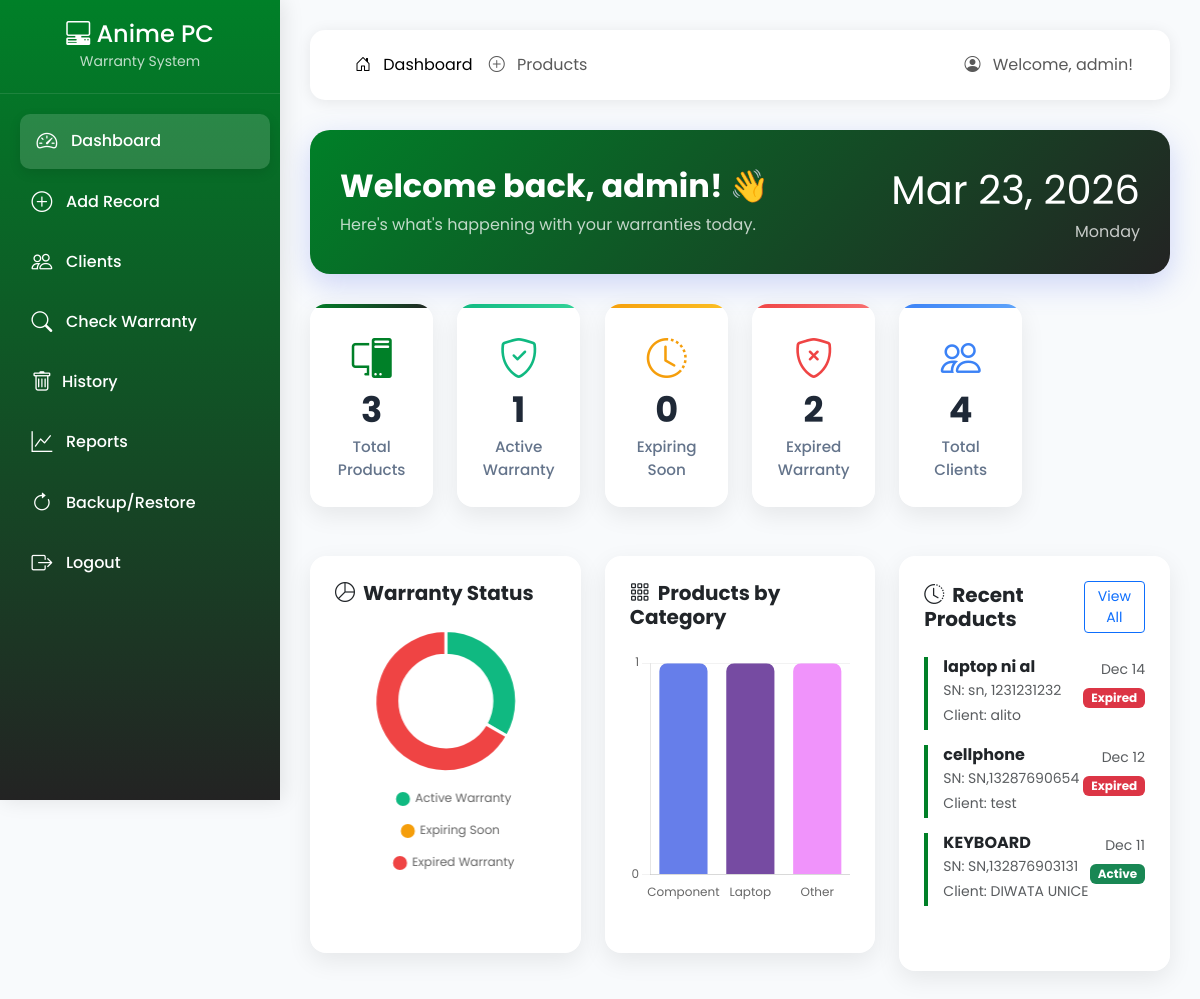
The page /dashboard.php (signed in) on the database as committed earlier.
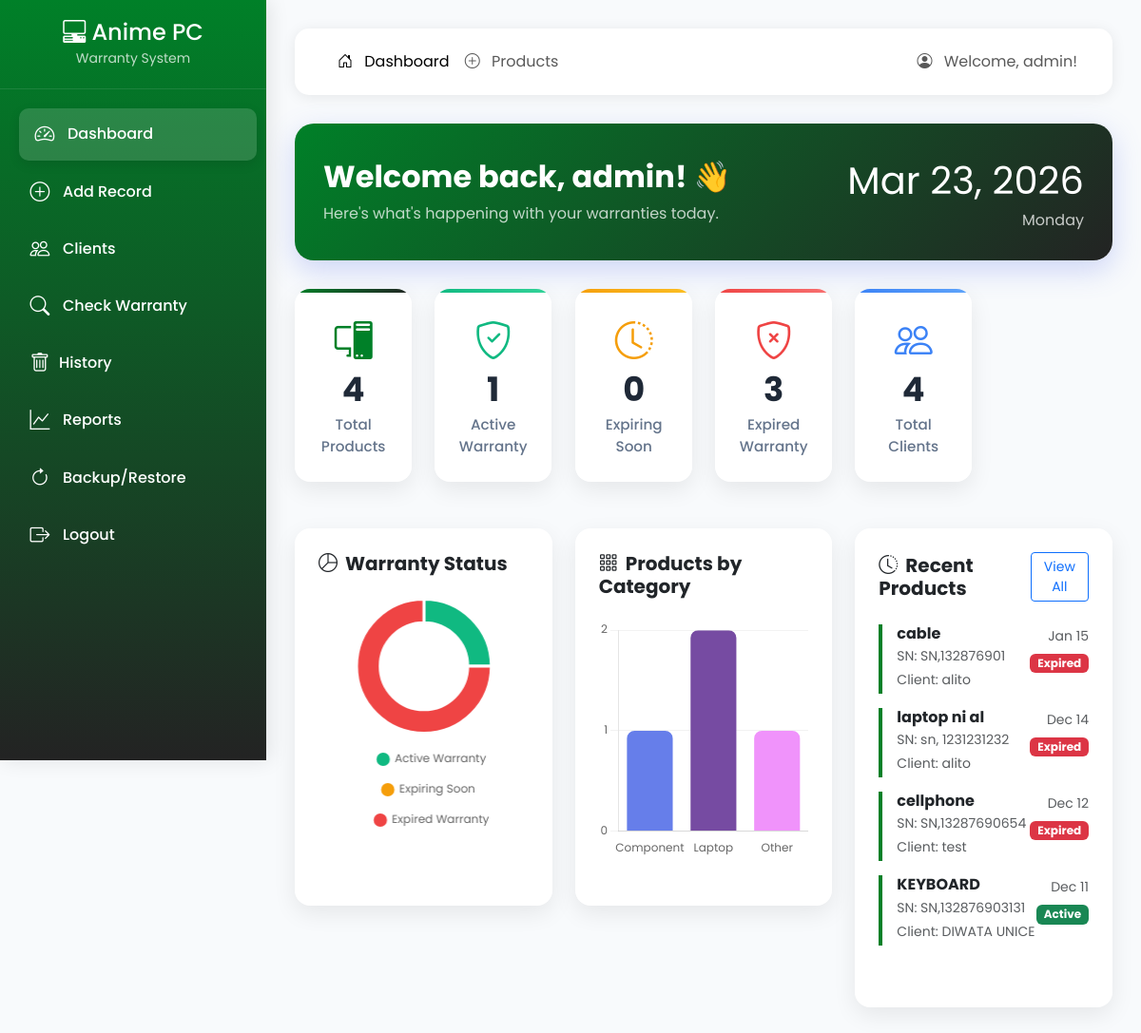
The same page on the database as committed later.
### tables this page shows
CREATE TABLE `products` (
  `id` int(11) NOT NULL AUTO_INCREMENT,
  `product_name` varchar(255) NOT NULL,
  `serial_number` varchar(100) NOT NULL,
  `category` varchar(100) DEFAULT NULL,
  `purchase_date` date NOT NULL,
  `warranty_period` int(11) NOT NULL,
  `warranty_end_date` date NOT NULL,
  `client_id` int(11) DEFAULT NULL,
  `image_path` varchar(500) DEFAULT NULL,
  `status` enum('active','expired','void') DEFAULT 'active',
  `notes` text DEFAULT NULL,
  `created_at` timestamp NOT NULL DEFAULT current_timestamp(),
  `updated_at` timestamp NOT NULL DEFAULT current_timestamp() ON UPDATE current_timestamp(),
  PRIMARY KEY (`id`),
  UNIQUE KEY `serial_number` (`serial_number`),
  KEY `client_id` (`client_id`),
  CONSTRAINT `products_ibfk_1` FOREIGN KEY (`client_id`) REFERENCES `clients` (`id`) ON DELETE SET NULL
);

CREATE TABLE `clients` (
  `id` int(11) NOT NULL AUTO_INCREMENT,
  `client_name` varchar(255) NOT NULL,
  `email` varchar(255) DEFAULT NULL,
  `phone` varchar(20) DEFAULT NULL,
  `address` text DEFAULT NULL,
  `company` varchar(255) DEFAULT NULL,
  `created_at` timestamp NOT NULL DEFAULT current_timestamp(),
  `updated_at` timestamp NOT NULL DEFAULT current_timestamp() ON UPDATE current_timestamp(),
  PRIMARY KEY (`id`)
);

### Config.php (called while the page is built, shortened)
<?php
function getWarrantyStatus($warranty_end_date, $status) {
    $endDate = new DateTime($warranty_end_date);
    $today = new DateTime();
    if ($status == 'void') {
        return ['status' => 'void', 'class' => 'secondary', 'text' => 'Void'];
    } elseif ($endDate < $today || $status == 'expired') {
        return ['status' => 'expired', 'class' => 'danger', 'text' => 'Expired'];
    } elseif ($endDate <= (new DateTime())->modify('+30 days')) {
        return ['status' => 'expiring_soon', 'class' => 'warning', 'text' => 'Expiring Soon'];
    } else {
        return ['status' => 'active', 'class' => 'success', 'text' => 'Active'];
    }
}
?>

### Dashboard.php (the view, shortened to what this page needs)
<?php
include 'config.php';
$totalProducts = $pdo->query("SELECT COUNT(*) FROM products")->fetchColumn();
$activeWarranty = $pdo->query("SELECT COUNT(*) FROM products WHERE warranty_end_date >= CURDATE() AND status = 'active'")->fetchColumn();
$expiredWarranty = $pdo->query("SELECT COUNT(*) FROM products WHERE warranty_end_date < CURDATE() OR status = 'expired'")->fetchColumn();
$expiringSoon = $pdo->query("SELECT COUNT(*) FROM products WHERE warranty_end_date BETWEEN CURDATE() AND DATE_ADD(CURDATE(), INTERVAL 30 DAY) AND status = 'active'")->fetchColumn();
$totalClients = $pdo->query("SELECT COUNT(*) FROM clients")->fetchColumn();
$recentProducts = $pdo->query("
    SELECT p.*, c.client_name
    FROM products p
    LEFT JOIN clients c ON p.client_id = c.id
    ORDER BY p.created_at DESC LIMIT 5
")->fetchAll();
$warrantyStatusData = $pdo->query("
    SELECT
        SUM(CASE WHEN warranty_end_date >= CURDATE() AND status = 'active' THEN 1 ELSE 0 END) as active,
        SUM(CASE WHEN warranty_end_date < CURDATE() OR status = 'expired' THEN 1 ELSE 0 END) as expired,
        SUM(CASE WHEN warranty_end_date BETWEEN CURDATE() AND DATE_ADD(CURDATE(), INTERVAL 30 DAY) AND status = 'active' THEN 1 ELSE 0 END) as expiring_soon
    FROM products
")->fetch();
$categoryData = $pdo->query("
    SELECT category, COUNT(*) as count
    FROM products
    WHERE category IS NOT NULL AND category != ''
    GROUP BY category
")->fetchAll();
?>
<!DOCTYPE html>
<html lang="en">
<head>
    <link href="https://cdn.jsdelivr.net/npm/bootstrap@5.3.0-alpha1/dist/css/bootstrap.min.css" rel="stylesheet">
    <link rel="stylesheet" href="https://cdn.jsdelivr.net/npm/bootstrap-icons@1.11.0/font/bootstrap-icons.css">
    <link rel="stylesheet" href="dash.css">
</head>
<body class="no-navigation">
    <div class="sidebar">
        <div class="sidebar-brand">
            <h4 class="mb-0"><i class="bi bi-pc-display-horizontal"></i> <span>Anime PC</span></h4>
            <small class="opacity-75">Warranty System</small>
        </div>
        <ul class="sidebar-nav">
            <li><a href="dashboard.php" class="active"><i class="bi bi-speedometer2"></i> <span>Dashboard</span></a></li>
            <li><a href="products.php"><i class="bi bi-plus-circle"></i> <span>Add Record</span></a></li>
            <li><a href="clients.php"><i class="bi bi-people"></i> <span>Clients</span></a></li>
            <li><a href="warranty.php"><i class="bi bi-search"></i> <span>Check Warranty</span></a></li>
                            <li><a href="history.php"><i class="bi bi-trash me-2  "></i> <span>History</span></a></li>
            <li><a href="reports.php"><i class="bi bi-graph-up"></i> <span>Reports</span></a></li>
            <li><a href="backup.php"><i class="bi bi-arrow-clockwise"></i> <span>Backup/Restore</span></a></li>
            <li><a class="logout-link" onclick="confirmLogout()"><i class="bi bi-box-arrow-right"></i> <span>Logout</span></a></li>
        </ul>
    </div>
    <div class="main-content">
        <nav class="navbar navbar-expand-lg navbar-light navbar-custom">
            <div class="container-fluid">
                <div class="collapse navbar-collapse" id="navbarNav">
                    <ul class="navbar-nav me-auto">
                        <li class="nav-item">
                            <a class="nav-link active" href="#"><i class="bi bi-house-door me-2"></i> Dashboard</a>
                        </li>
                        <li class="nav-item">
                            <a class="nav-link" href="products.php"><i class="bi bi-plus-circle me-2"></i> Products</a>
                        </li>
                    </ul>
                    <span class="navbar-text">
                        <i class="bi bi-person-circle me-2"></i> Welcome, <?php echo htmlspecialchars($_SESSION['username']); ?>!
                    </span>
                </div>
            </div>
        </nav>
        <div class="welcome-card">
            <div class="row align-items-center">
                <div class="col-md-8">
                    <h2 class="fw-bold mb-2">Welcome back, <?php echo htmlspecialchars($_SESSION['username']); ?>! 👋</h2>
                    <p class="mb-0 opacity-75">Here's what's happening with your warranties today.</p>
                </div>
                <div class="col-md-4 text-end">
                    <div class="fs-1"><?php echo date('M j, Y'); ?></div>
                    <div class="opacity-75"><?php echo date('l'); ?></div>
                </div>
            </div>
        </div>
        <div class="row mb-4">
            <div class="col-xl-2 col-md-4 col-sm-6">
                <div class="stat-card primary">
                    <i class="bi bi-pc-display"></i>
                    <h3><?php echo $totalProducts; ?></h3>
                    <p>Total Products</p>
                </div>
            </div>
            <div class="col-xl-2 col-md-4 col-sm-6">
                <div class="stat-card success">
                    <i class="bi bi-shield-check"></i>
                    <h3><?php echo $activeWarranty; ?></h3>
                    <p>Active Warranty</p>
                </div>
            </div>
            <div class="col-xl-2 col-md-4 col-sm-6">
                <div class="stat-card warning">
                    <i class="bi bi-clock-history"></i>
                    <h3><?php echo $expiringSoon; ?></h3>
                    <p>Expiring Soon</p>
                </div>
            </div>
            <div class="col-xl-2 col-md-4 col-sm-6">
                <div class="stat-card danger">
                    <i class="bi bi-shield-x"></i>
                    <h3><?php echo $expiredWarranty; ?></h3>
                    <p>Expired Warranty</p>
                </div>
            </div>
            <div class="col-xl-2 col-md-4 col-sm-6">
                <div class="stat-card info">
                    <i class="bi bi-people"></i>
                    <h3><?php echo $totalClients; ?></h3>
                    <p>Total Clients</p>
                </div>
            </div>
        </div>
        <div class="row">
            <div class="col-lg-8">
                <div class="row">
                    <div class="col-md-6">
                        <div class="chart-container">
                            <h5 class="fw-bold mb-4 text-dark"><i class="bi bi-pie-chart me-2"></i>Warranty Status</h5>
                            <div class="chart-wrapper">
                                <?php if ($warrantyStatusData['active'] + $warrantyStatusData['expired'] + $warrantyStatusData['expiring_soon'] > 0): ?>
                                    <canvas id="warrantyChart"></canvas>
                                <?php endif; ?>
                            </div>
                        </div>
                    </div>
                    <div class="col-md-6">
                        <div class="chart-container">
                            <h5 class="fw-bold mb-4 text-dark"><i class="bi bi-grid-3x3-gap me-2"></i>Products by Category</h5>
                            <div class="chart-wrapper">
                                <?php if (count($categoryData) > 0): ?>
                                    <canvas id="categoryChart"></canvas>
                                <?php endif; ?>
                            </div>
                        </div>
                    </div>
                </div>
            </div>
            <div class="col-lg-4">
                <div class="chart-container">
                    <div class="d-flex justify-content-between align-items-center mb-4">
                        <h5 class="fw-bold mb-0 text-dark"><i class="bi bi-clock-history me-2"></i>Recent Products</h5>
                        <a href="products.php" class="btn btn-sm btn-outline-primary">View All</a>
                    </div>
                    <?php if (count($recentProducts) > 0): ?>
                        <div>
                            <?php foreach ($recentProducts as $product):
                                $warrantyStatus = getWarrantyStatus($product['warranty_end_date'], $product['status']);
                            ?>
                                <div class="recent-product">
                                    <div class="d-flex justify-content-between align-items-start">
                                        <div>
                                            <h6 class="fw-bold mb-1"><?php echo htmlspecialchars($product['product_name']); ?></h6>
                                            <p class="mb-1 text-muted small">SN: <?php echo htmlspecialchars($product['serial_number']); ?></p>
                                            <?php if ($product['client_name']): ?>
                                                <p class="mb-1 text-muted small">Client: <?php echo htmlspecialchars($product['client_name']); ?></p>
                                            <?php endif; ?>
                                        </div>
                                        <div class="text-end">
                                            <small class="text-muted"><?php echo date('M j', strtotime($product['created_at'])); ?></small>
                                            <div class="mt-1">
                                                <span class="badge bg-<?php echo $warrantyStatus['class']; ?>">
                                                    <?php echo $warrantyStatus['text']; ?>
                                                </span>
                                            </div>
                                        </div>
                                    </div>
                                </div>
                            <?php endforeach; ?>
                        </div>
                    <?php endif; ?>
                </div>
            </div>
        </div>
    </div>
</body>
</html>

### dash.css (style rules this page uses)
:root { --primary: #008028ff; --secondary: #232323ff; --success: #10b981; --warning: #f59e0b; --danger: #ef4444; --info: #3b82f6; --dark: #1f2937; --light: #f8fafc; }
* { font-family: 'Poppins', sans-serif; }
body { background: var(--light); font-weight: 400; overflow-x: hidden; }
.sidebar { background: linear-gradient(180deg, var(--primary) 0%, var(--secondary) 100%); color: #fff; height: 100vh; position: fixed; top: 0; left: 0; width: 280px; padding-top: 20px; transition: all 0.3s; box-shadow: 3px 0 20px rgba(0,0,0,0.1); z-index: 1000; }
.sidebar-brand { padding: 0 20px 20px; text-align: center; border-bottom: 1px solid rgba(255,255,255,0.1); margin-bottom: 20px; }
.sidebar-nav { list-style: none; padding: 0; margin: 0; }
.sidebar-nav li { margin: 5px 15px; }
.sidebar-nav a { color: #fff; text-decoration: none; display: flex; align-items: center; padding: 12px 15px; border-radius: 10px; transition: all 0.3s ease; font-weight: 500; }
.sidebar-nav a:hover, .sidebar-nav a.active { background: rgba(255,255,255,0.15); transform: translateX(5px); box-shadow: 0 4px 12px rgba(0,0,0,0.1); }
.sidebar-nav i { font-size: 1.3rem; margin-right: 12px; width: 24px; text-align: center; }
.main-content { margin-left: 280px; padding: 30px; transition: all 0.3s; background: var(--light); min-height: 100vh; opacity: 0; transform: translateY(20px); animation: fadeInUp 0.6s ease-out forwards; }
.navbar-custom { background: #fff; box-shadow: 0 2px 15px rgba(0,0,0,0.08); border-radius: 15px; padding: 15px 25px; margin-bottom: 30px; animation: slideDown 0.5s ease-out; }
.stat-card { background: #fff; border-radius: 16px; box-shadow: 0 8px 25px rgba(0,0,0,0.08); padding: 25px; margin-bottom: 25px; text-align: center; transition: all 0.3s ease; border: none; position: relative; overflow: hidden; animation: fadeInScale 0.6s ease-out; animation-fill-mode: both; }
.stat-card:nth-child(1) { animation-delay: 0.1s; }
.stat-card::before { content: ''; position: absolute; top: 0; left: 0; right: 0; height: 4px; }
.stat-card.primary::before { background: linear-gradient(135deg, var(--primary), var(--secondary)); }
.stat-card.success::before { background: linear-gradient(135deg, var(--success), #34d399); }
.stat-card.warning::before { background: linear-gradient(135deg, var(--warning), #fbbf24); }
.stat-card.danger::before { background: linear-gradient(135deg, var(--danger), #f87171); }
.stat-card.info::before { background: linear-gradient(135deg, var(--info), #60a5fa); }
.stat-card i { font-size: 2.5rem; margin-bottom: 15px; }
.stat-card.primary i { color: var(--primary); }
.stat-card.success i { color: var(--success); }
.stat-card.warning i { color: var(--warning); }
.stat-card.danger i { color: var(--danger); }
.stat-card.info i { color: var(--info); }
.stat-card h3 { font-size: 2.2rem; font-weight: 700; margin-bottom: 5px; color: var(--dark); }
.stat-card p { font-size: 0.95rem; color: #64748b; font-weight: 500; margin: 0; }
.chart-container { background: #fff; border-radius: 16px; box-shadow: 0 8px 25px rgba(0,0,0,0.08); padding: 25px; margin-bottom: 25px; height: 100%; transition: all 0.3s ease; position: relative; animation: fadeInUp 0.6s ease-out 0.3s both; }
.chart-wrapper { position: relative; height: 250px; width: 100%; }
.recent-product { border-left: 4px solid var(--primary); padding-left: 15px; margin-bottom: 15px; transition: all 0.3s ease; animation: fadeInLeft 0.5s ease-out both; }
.recent-product:nth-child(1) { animation-delay: 0.4s; }
.recent-product:nth-child(2) { animation-delay: 0.5s; }
.recent-product:nth-child(3) { animation-delay: 0.6s; }
.recent-product:nth-child(4) { animation-delay: 0.7s; }
.welcome-card { background: linear-gradient(135deg, var(--primary), var(--secondary)); color: white; border-radius: 20px; padding: 30px; margin-bottom: 30px; box-shadow: 0 10px 30px rgba(102, 126, 234, 0.3); animation: fadeInUp 0.6s ease-out 0.2s both; }
.logout-link { cursor: pointer; }
.no-navigation { user-select: none; -webkit-user-select: none; -moz-user-select: none; -ms-user-select: none; }

Rows that differ between the two databases and show on the page:
added products: product_name "cable", serial_number "SN,132876901", client.client_name "alito", created_at "Jan 15", warranty_end_date+status "Expired"
Other text that changed with them:
$totalProducts: "3" → "4"
$expiredWarranty: "2" → "3"
chart data {{ $warrantyStatusData['expired'] }}: 2 → 3
chart data {{ json_encode($categoryCounts) }}: [1,1,1] → [1,2,1]
